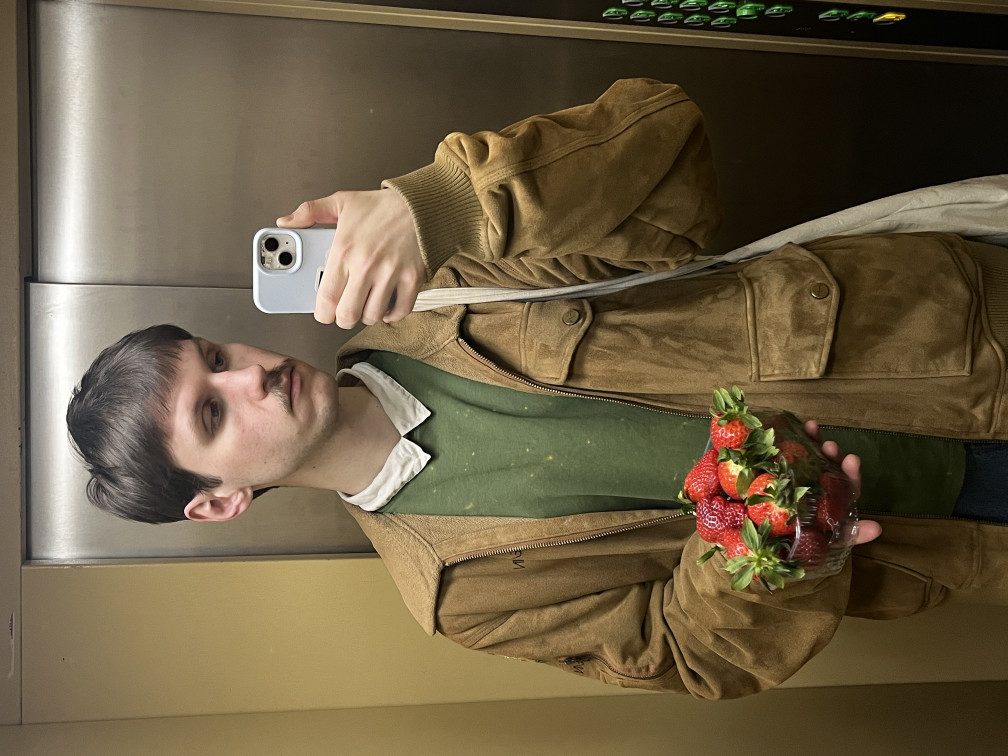
#> input picture zdjecia/IMG2197_256.jpeg, 4032 x 3024 px (shown at 1/4 size); its folder holds only this picture in this run
$ python build.py
#> lines starting #> are read from the running program, lines starting #| are printed output that depends on the picture
#!/usr/bin/env python3
"""
miastodziczenie — generator bazy zdjęć.

Skanuje folder `zdjecia/`, odczytuje z plików JPG współrzędne GPS (EXIF),
tagi (z nazwy pliku) i opisy (z plików .txt), a potem zapisuje wszystko
do `data/zdjecia.json`, z którego korzysta strona.

Konwencja nazw:
    nazwa_146.jpeg   ->  tagi: 1, 4, 6  (każda cyfra po ostatnim „_” to jeden tag)
    nazwa_146.txt    ->  opis zdjęcia (zwykły tekst, UTF-8)
    (opis może też nazywać się po prostu nazwa.txt)

Uruchomienie (z głównego folderu projektu):
    python3 scripts/build.py

Skrypt działa na czystym Pythonie 3. Jeśli zainstalowany jest Pillow
(`pip install pillow`) albo skrypt działa na macOS (narzędzie `sips`),
dodatkowo tworzy lżejsze wersje zdjęć do strony (miniatury i podglądy).
"""

import hashlib
import json
import os
import shutil
import struct
import subprocess
import sys
from datetime import datetime
from pathlib import Path

ROOT = Path(__file__).resolve().parent.parent
SRC = ROOT / "zdjecia"
OUT_JSON = ROOT / "data" / "zdjecia.json"
THUMB_DIR = ROOT / "data" / "miniatury"
MEDIUM_DIR = ROOT / "data" / "podglady"
CONFIG = ROOT / "config.json"

THUMB_SIZE = 240     # px, dłuższy bok — znacznik na mapie
MEDIUM_SIZE = 1600   # px, dłuższy bok — podgląd po kliknięciu
JPG_EXT = {".jpg", ".jpeg"}
TAG_SEP = "_"


# --------------------------------------------------------------------------
# EXIF (bez zewnętrznych bibliotek)
# --------------------------------------------------------------------------

def _read_exif_block(path):
    """Zwraca surowy blok TIFF z segmentu APP1/Exif albo None."""
    with open(path, "rb") as f:
        if f.read(2) != b"\xff\xd8":
            return None
        while True:
            b = f.read(1)
            while b and b != b"\xff":
                b = f.read(1)
            while b == b"\xff":
                b = f.read(1)
            if not b:
                return None
            marker = b[0]
            if marker in (0xD9, 0xDA):  # koniec obrazu / początek danych
                return None
            size = struct.unpack(">H", f.read(2))[0]
            data = f.read(size - 2)
            if marker == 0xE1 and data[:6] == b"Exif\x00\x00":
                return data[6:]


def _parse_ifd(tiff, offset, endian):
    entries = {}
    if offset + 2 > len(tiff):
        return entries
    count = struct.unpack(endian + "H", tiff[offset:offset + 2])[0]
    sizes = {1: 1, 2: 1, 3: 2, 4: 4, 5: 8, 7: 1, 9: 4, 10: 8}
    for i in range(count):
        e = offset + 2 + i * 12
        if e + 12 > len(tiff):
            break
        tag, typ, n = struct.unpack(endian + "HHI", tiff[e:e + 8])
        size = sizes.get(typ, 1) * n
        if size <= 4:
            raw = tiff[e + 8:e + 8 + size]
        else:
            ptr = struct.unpack(endian + "I", tiff[e + 8:e + 12])[0]
            raw = tiff[ptr:ptr + size]
        if typ == 2:
            val = raw.split(b"\x00")[0].decode("ascii", "ignore")
        elif typ == 3:
            val = list(struct.unpack(endian + "H" * n, raw[:2 * n]))
        elif typ == 4:
            val = list(struct.unpack(endian + "I" * n, raw[:4 * n]))
        elif typ in (5, 10):
            fmt = "I" if typ == 5 else "i"
            nums = struct.unpack(endian + fmt * (2 * n), raw[:8 * n])
            val = [nums[j] / nums[j + 1] if nums[j + 1] else 0 for j in range(0, 2 * n, 2)]
        else:
            val = raw
        entries[tag] = val
    return entries


def read_exif(path):
    """Zwraca dict: lat, lon, data (lub None, gdy brak)."""
    tiff = _read_exif_block(path)
    if not tiff or len(tiff) < 8:
        return {}
    endian = "<" if tiff[:2] == b"II" else ">"
    ifd0 = _parse_ifd(tiff, struct.unpack(endian + "I", tiff[4:8])[0], endian)
    out = {}

    gps_ptr = ifd0.get(0x8825)
    if gps_ptr:
        gps = _parse_ifd(tiff, gps_ptr[0], endian)
        if 2 in gps and 4 in gps:
            def dms(v):
                return v[0] + v[1] / 60 + v[2] / 3600
            lat, lon = dms(gps[2]), dms(gps[4])
            if str(gps.get(1, "N")).upper().startswith("S"):
                lat = -lat
            if str(gps.get(3, "E")).upper().startswith("W"):
                lon = -lon
            out["lat"], out["lon"] = round(lat, 6), round(lon, 6)

    exif_ptr = ifd0.get(0x8769)
    if exif_ptr:
        ex = _parse_ifd(tiff, exif_ptr[0], endian)
        dt = ex.get(0x9003) or ex.get(0x9004)
        if dt:
            try:
                out["data"] = datetime.strptime(dt.strip(), "%Y:%m:%d %H:%M:%S").strftime("%Y-%m-%d")
            except ValueError:
                pass
    return out


# --------------------------------------------------------------------------
# Lżejsze wersje zdjęć
# --------------------------------------------------------------------------

try:
    from PIL import Image, ImageOps  # type: ignore
    HAVE_PIL = True
except ImportError:
    HAVE_PIL = False
HAVE_SIPS = shutil.which("sips") is not None


def fingerprint(path):
    """Krótki skrót zawartości pliku — zmienia się, gdy zdjęcie zostanie podmienione."""
    h = hashlib.sha1()
    with open(path, "rb") as f:
        for chunk in iter(lambda: f.read(1 << 20), b""):
            h.update(chunk)
    return h.hexdigest()[:10]


def make_resized(src, dst, size, fresh):
    """Tworzy pomniejszoną kopię. Zwraca True, jeśli plik istnieje.
    `fresh` = miniatura pochodzi z tej samej wersji zdjęcia (wg skrótu), więc można ją zostawić."""
    if fresh and dst.exists():
        return True
    dst.parent.mkdir(parents=True, exist_ok=True)
    if HAVE_PIL:
        with Image.open(src) as im:
            im = ImageOps.exif_transpose(im).convert("RGB")
            im.thumbnail((size, size))
            im.save(dst, "JPEG", quality=82, optimize=True, progressive=True)
        return True
    if HAVE_SIPS:
        r = subprocess.run(
            ["sips", "-Z", str(size), "-s", "format", "jpeg",
             "-s", "formatOptions", "80", str(src), "--out", str(dst)],
            capture_output=True)
        return r.returncode == 0 and dst.exists()
    return False


# --------------------------------------------------------------------------
# Główna część
# --------------------------------------------------------------------------

def rel(p):
    return p.relative_to(ROOT).as_posix()


def parse_name(stem):
    """nazwa_146 -> ("nazwa", ["1", "4", "6"]). Tagi to cyfry po OSTATNIM podkreślniku."""
    name, sep, tagpart = stem.rpartition(TAG_SEP)
    if sep and name and tagpart.isdigit():
        tags = []
        for t in tagpart:
            if t not in tags:
                tags.append(t)
        return name, tags
    return stem, []


def find_description(jpg, name):
    for cand in (jpg.with_suffix(".txt"), jpg.with_name(name + ".txt")):
        if cand.exists():
            return cand.read_text(encoding="utf-8").strip()
    return ""


def main():
    config = json.loads(CONFIG.read_text(encoding="utf-8")) if CONFIG.exists() else {}
    known_tags = set((config.get("tagi") or {}).keys())

    # wersje zdjęć z poprzedniego uruchomienia (do wykrywania podmienionych plików)
    previous = {}
    if OUT_JSON.exists():
        try:
            for it in json.loads(OUT_JSON.read_text(encoding="utf-8")).get("zdjecia", []):
                previous[it.get("plik")] = it.get("wersja")
        except (ValueError, AttributeError):
            pass

    photos, no_gps, unknown = [], [], set()
    used_generated = set()

    jpgs = sorted(p for p in SRC.iterdir() if p.suffix.lower() in JPG_EXT and not p.name.startswith("."))
    for jpg in jpgs:
        name, tags = parse_name(jpg.stem)
        exif = read_exif(jpg)
        if "lat" not in exif:
            no_gps.append(jpg.name)
            continue
        unknown.update(t for t in tags if known_tags and t not in known_tags)

        item = {
            "id": name,
            "plik": rel(jpg),
            "tagi": tags,
            "opis": find_description(jpg, name),
            "lat": exif["lat"],
            "lon": exif["lon"],
        }
        if "data" in exif:
            item["data"] = exif["data"]

        version = fingerprint(jpg)
        fresh = previous.get(item["plik"]) == version
        item["wersja"] = version
        thumb = THUMB_DIR / (jpg.stem + ".jpg")
        medium = MEDIUM_DIR / (jpg.stem + ".jpg")
        # ?v=… sprawia, że przeglądarka nie pokaże starej miniatury z pamięci podręcznej
        v = "?v=" + version
        item["miniatura"] = rel(thumb) + v if make_resized(jpg, thumb, THUMB_SIZE, fresh) else item["plik"] + v
#> in make_resized, im is the input picture: PIL image 4032x3024 RGB; mean R, G, B 106.9, 92.5, 67
#> in make_resized, `im = ImageOps.exif_transpose(im).convert("RGB")`:
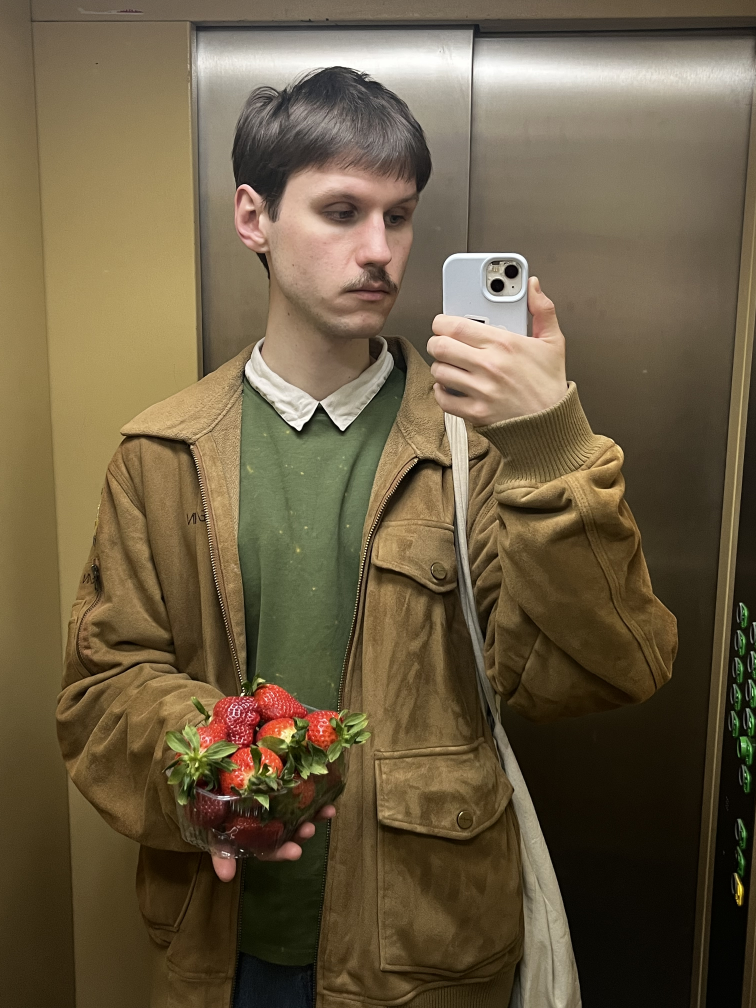
#> im: PIL image 3024x4032 RGB (shown at 1/4 size); mean R, G, B 106.9, 92.5, 67
#> in make_resized, `im.thumbnail((size, size))`:
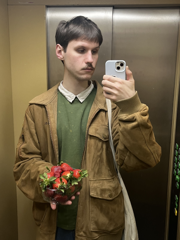
#> im: PIL image 180x240 RGB; mean R, G, B 107, 92.5, 67
        item["podglad"] = rel(medium) + v if make_resized(jpg, medium, MEDIUM_SIZE, fresh) else item["plik"] + v
        used_generated.update({thumb, medium})
        photos.append(item)

    # sprzątanie po usuniętych / przemianowanych zdjęciach
    for d in (THUMB_DIR, MEDIUM_DIR):
        if d.exists():
            for f in d.iterdir():
                if f not in used_generated:
                    f.unlink()

    OUT_JSON.parent.mkdir(parents=True, exist_ok=True)
    OUT_JSON.write_text(json.dumps({
        "zdjecia": photos,
        "bez_gps": no_gps,
    }, ensure_ascii=False, indent=2) + "\n", encoding="utf-8")

    print(f"✓ {len(photos)} zdjęć zapisanych do {rel(OUT_JSON)}")
    if not (HAVE_PIL or HAVE_SIPS):
        print("! Brak Pillow/sips — strona użyje oryginalnych (ciężkich) plików. "
              "Zainstaluj: pip install pillow")
    if no_gps:
        print(f"! {len(no_gps)} plików bez GPS (pominięte): " + ", ".join(no_gps))
    if unknown:
        print("! Tagi bez nazwy w config.json: " + ", ".join(sorted(unknown)))


if __name__ == "__main__":
    sys.exit(main())
#> (the program exits here)
